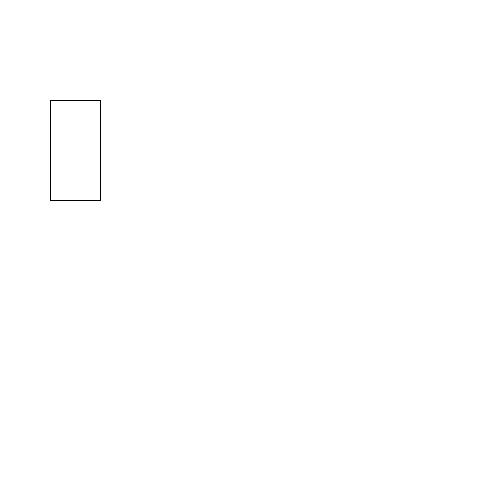
Frame 1 (no input)
Frame 60 (the mouse pressed at the canvas centre just before this capture): identical to frame 1, image omitted
Frame 120 (the mouse held since frame 60 and released just before this capture): identical to frame 1, image omitted

The Processing sketch that drew this single still picture (run headless with seeded random() and noise(); from frame 60 on, the mouse is pressed at the canvas centre):

// Processing sketch: sketch_9_4__recreate_rect_without_rect_File
// ── sketch_9_4__recreate_rect_without_rect_File.pde
void setup(){
  
size(500,500);
}

void draw(){
  background(255,255,255);
  // rect(100,100,100,100);
  stroke(0,0,0);
  vierkant(50,100,50,100);
}

void vierkant(int a, int b, int w, int h){
  // top line
  line(a,b,a+w,b);
  //bottom line
  line(a,b+h,a+w,b+h);
  //left line
  line(a,b,a,b+h);
  //right line
  line(a+w,b,a+w,b+h);
}
